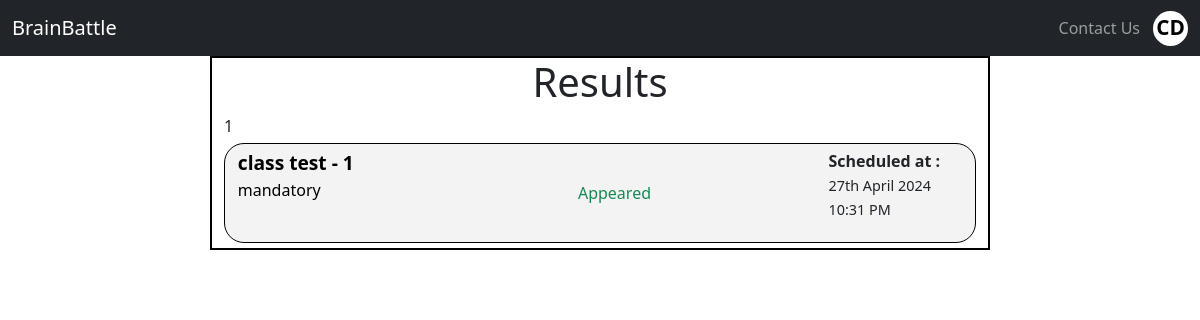
Page /results_list.php (signed in) on the committed database.
### tables this page shows
CREATE TABLE `exams` (
  `exam_id` int(8) NOT NULL,
  `exam_title` varchar(70) NOT NULL,
  `exam_description` varchar(150) NOT NULL,
  `no_of_questions` int(3) NOT NULL,
  `exam_date_time` datetime NOT NULL,
  `time_per_question` int(3) NOT NULL,
  `of_classroom` int(11) NOT NULL,
  `create_at` datetime NOT NULL DEFAULT current_timestamp()
);

### partials/_header.php (called while the page is built, shortened)
<?php
    require "_navbar.php";
    ?>

### results_list.php (the view, shortened to what this page needs)
<!DOCTYPE html>
<html lang="en">
<head>
    <?php require "partials/_bootstrap_css.php"?>
    <link rel="stylesheet" href="css/style.css">
    <link rel="stylesheet" href="css/results_list.css">
</head>
<body>
    <?php require "partials/_header.php" ?>
    <div class="container">
        <div class="desc">
            <h1>Results</h1>
        </div>
        <div class="result_container">
            <?php
            $sql = "select * from exams where of_classroom = '$_SESSION[in_classroom]' order by exam_date_time desc";
            $result = mysqli_query($conn, $sql);
            $numRows = mysqli_num_rows($result);
            if($numRows > 0){
                echo $numRows;
                for($i=0; $i<$numRows; $i++){
                    $row = mysqli_fetch_assoc($result);
                    $examId = $row["exam_id"];
                    $examDateTime = new DateTime($row["exam_date_time"]);
                    $currentDateTime = new DateTime();
                    $currentDateTime->modify("-15 seconds");
                    $timeLeft = $examDateTime->diff($currentDateTime);
                    if($timeLeft->invert == 0){
                        $sql2 = "select * from results where of_exam='$examId' and by_user='$_SESSION[user_id]'";
                        $result2 = mysqli_query($conn, $sql2);
                        $numRows2 = mysqli_num_rows($result2);
                        echo '
            <div class="test">';
                        if($_SESSION["role"] == "faculty"){
                            echo '<a href="result_faculty.php?result='.$examId.'" class="test-detail">';
                        }else{
                            if($numRows2 == 1){
                                $row2 = mysqli_fetch_assoc($result2);
                                $resultId = $row2["result_id"];
                                echo '<a href="result.php?result='.$resultId.'" class="test-detail">';
                            }else{
                                echo '<a href="" class="test-detail">';
                            }
                        }
                        echo '
                    <div class="detail">
                        <span class="test-title">' . $row["exam_title"] . '</span>
                        <p class="test-description m-0">' . $row["exam_description"] . '</p>
                    </div>
                    <div class="status">';
                        if($_SESSION["role"] == "faculty"){
                            echo '<span class="remark"></span>';
                        }else{
                            if($numRows2 == 1){
                                echo '<span class="text-success">Appeared</span>';
                            }else{
                                echo '<span class="text-danger">Missed</span>';
                            }
                        }
                    echo '
                    </div>
                </a>
                <div class="test-control">
                    <span class="test-time">Scheduled at : </span><br>
                    <span class="date">' . date('jS F Y', strtotime($row["exam_date_time"])) . '</span><br>
                    <span class="time">' . date('h:i A', strtotime($row["exam_date_time"])) . '</span><br>
                </div>
            </div>';
                    }
                }
            } else {
                echo '
                <div class="test justify-content-center">
                    <h4 class="text-center">No Results Available</h4>
                </div>';
            }
            ?>
        </div>
    </div>
</body>
</html>

### partials/_bootstrap_css.php (shortened to what this page needs)
<link href="https://cdn.jsdelivr.net/npm/bootstrap@5.3.2/dist/css/bootstrap.min.css" rel="stylesheet">

### partials/_navbar.php (shortened to what this page needs)
<?php
  echo '
  <nav class="navbar navbar-expand-md bg-dark navbar-dark">
    <div class="container-fluid">
      <a class="navbar-brand" href="#">BrainBattle</a>
      <button class="navbar-toggler" type="button" data-bs-toggle="collapse" data-bs-target="#navbarSupportedContent"
      aria-controls="navbarSupportedContent" aria-expanded="false" aria-label="Toggle navigation">
      <span class="navbar-toggler-icon"></span>
    </button>
    <div class="collapse navbar-collapse" id="navbarSupportedContent">
        <ul class="navbar-nav ms-auto mb-lg-0">
          <li class="nav-item">
            <a class="nav-link" href="#">Contact Us</a>
          </li>';
          if(!isset($_SESSION['loggedin']) || $_SESSION['loggedin'] != true){
            echo '
            <li class="nav-item">
              <a class="nav-link" href="login.php">Login</a>
            </li>
            <li class="nav-item">
              <a class="nav-link" href="register.php">Register</a>
            </li>';
          }else{
            $first_name = $_SESSION["first_name"];
            $last_name = $_SESSION["last_name"];
            echo '
            <li class="nav-item profile">
              <div class="dropdown">
                <div class="profile-name" role="button" data-bs-toggle="dropdown" aria-expanded="false">
                  <span>'. strtoupper($first_name[0]) . strtoupper($last_name[0]) .'</span>
                </div>
                <ul class="dropdown-menu">
                  <li><a class="dropdown-item" href="#">Action</a></li>
                  <li><a class="dropdown-item" href="#">Another action</a></li>
                  <li><a class="dropdown-item" href="partials/_handleLogout.php">Logout</a></li>
                </ul>
              </div>
            </li>';
          }
          echo '
        </ul>
      </div>
    </div>
  </nav>';
?>

### css/style.css (style rules this page uses)
* { margin: 0; padding: 0; }
.profile { align-self: center; }
.profile-name { height: 35px; width: 35px; background-color: white; color: black; border-radius: 50%; display: flex; align-items: center; justify-content: center; cursor: pointer; margin-left: 5px; font-weight: 600; font-size: 1.3rem; }

### css/results_list.css (style rules this page uses)
* { margin: 0; padding: 0; }
.container { width: 65vw; height: fit-content; margin: 0 auto; border: 2px solid black; }
.desc h1 { text-align: center; }
.test { display: flex; flex-wrap: wrap; gap: 0.7rem; width: 100%; min-height: 100px; padding: 5px 0.8rem; margin: 5px 0; border: 1px solid black; border-radius: 20px; background-color: rgb(243, 243, 243); }
.test-detail { display: flex; width: 80%; flex-wrap: wrap; text-decoration: none; color: black; }
.detail { width: 30%; }
.status { margin: auto; }
.test-title { font-weight: bold; font-size: 1.2rem; }
.test-time { font-weight: 600; }
.date, .time { font-size: 0.9rem; }

### rows in the picture
exams: exam_title "class test - 1", exam_description "mandatory", exam_date_time "27th April 2024", exam_date_time "10:31 PM"

### other values in the picture
$first_name[0] "C"
$last_name[0] "D"
$numRows "1"
